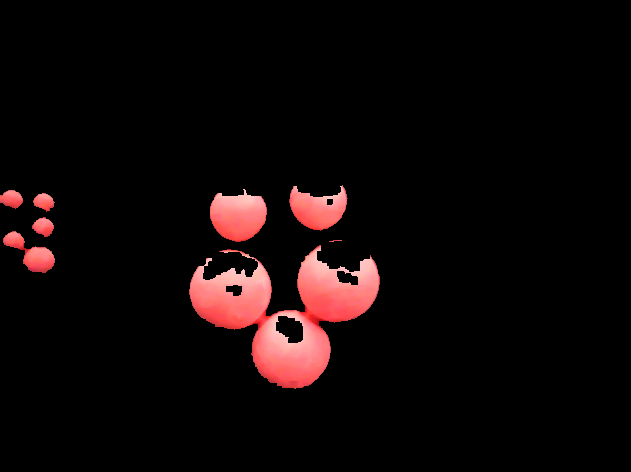
#> input picture test1_segmented_images_left/rectified_left_4.png, 631 x 472 px, found by its file name
$ python matching.py
#> lines starting #> are read from the running program, lines starting #| are printed output that depends on the picture
# Stereo matcher
import cv2
import numpy as np
import matplotlib.pyplot as plt

img1 = cv2.imread('C:/Users/Jared/Documents/python_scripts/test1_segmented_images_left/rectified_left_4.png')
#> img1 is the input picture: shape (472, 631, 3); mean B, G, R 7.5, 7.5, 15.2
img2 = cv2.imread('C:/Users/Jared/Documents/python_scripts/test1_segmented_images_right/rectified_right_4.png')
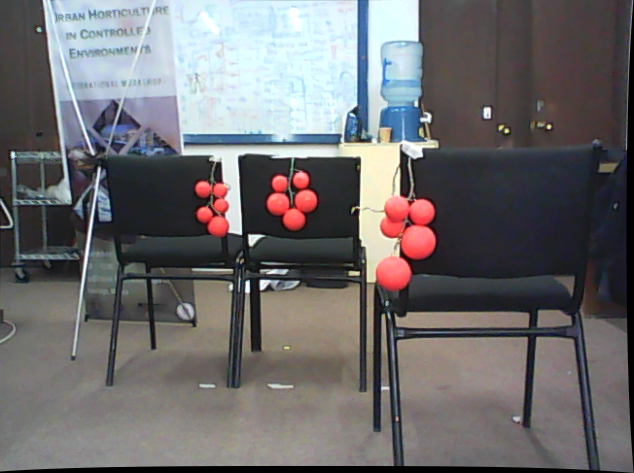
#> input picture test1_rectified_images_right/rectified_right_4.png, 634 x 473 px, found by its file name
#> img2 is the input picture: shape (473, 634, 3); mean B, G, R 109.8, 108, 109.7

orb = cv2.ORB_create()

kp1, des1 = orb.detectAndCompute(img1, None)
#> kp1 = 500 keypoints; strongest (x, y, size): (329, 199, 31), (242, 192, 31), (238, 272, 31), (289, 340, 31)
kp2, des2 = orb.detectAndCompute(img2, None)
#> kp2 = 500 keypoints; strongest (x, y, size): (261, 282, 64.3), (240, 233, 31), (249, 236, 77.1), (247, 281, 31)

# Find the keypoints and the descriptors
bf = cv2.BFMatcher(cv2.NORM_HAMMING2, crossCheck=True)

# Find matches and sort them based on accuracy
matches = bf.match(des1, des2)
#> matches = 103 matches
matches = sorted(matches, key=lambda x: x.distance)

# Show
img3 = cv2.drawMatches(img1, kp1, img2, kp2, matches[:10], None, flags=2)
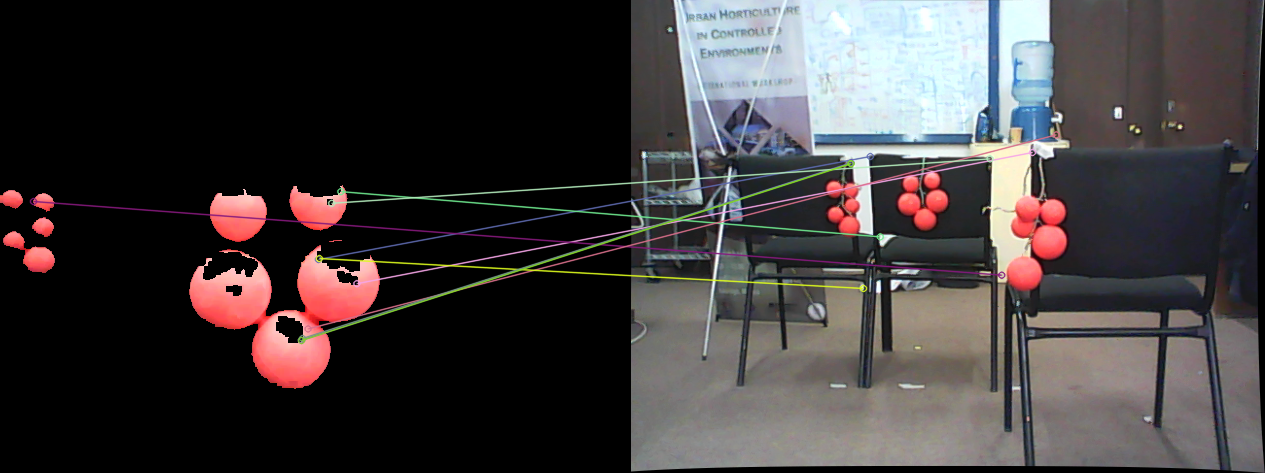
#> img3: shape (473, 1265, 3); mean B, G, R 60, 59.4, 64.1
plt.imshow(img3)
plt.show()
